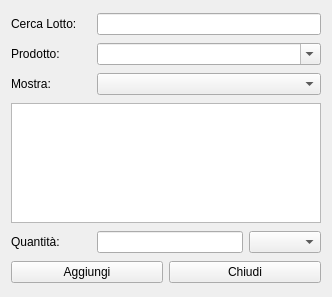
<?xml version="1.0" encoding="UTF-8"?>
<ui version="4.0">
 <class>HLastLots</class>
 <widget class="QWidget" name="HLastLots">
  <property name="windowModality">
   <enum>Qt::WindowModal</enum>
  </property>
  <property name="geometry">
   <rect>
    <x>0</x>
    <y>0</y>
    <width>332</width>
    <height>297</height>
   </rect>
  </property>
  <property name="windowTitle">
   <string>Aggiungi lotto fuori ricettta</string>
  </property>
  <layout class="QVBoxLayout" name="verticalLayout">
   <item>
    <layout class="QHBoxLayout" name="horizontalLayout_5">
     <item>
      <widget class="QLabel" name="label_4">
       <property name="minimumSize">
        <size>
         <width>80</width>
         <height>0</height>
        </size>
       </property>
       <property name="maximumSize">
        <size>
         <width>80</width>
         <height>16777215</height>
        </size>
       </property>
       <property name="text">
        <string>Cerca Lotto:</string>
       </property>
      </widget>
     </item>
     <item>
      <widget class="QLineEdit" name="leSearch">
       <property name="clearButtonEnabled">
        <bool>true</bool>
       </property>
      </widget>
     </item>
    </layout>
   </item>
   <item>
    <layout class="QHBoxLayout" name="horizontalLayout">
     <item>
      <widget class="QLabel" name="label_2">
       <property name="maximumSize">
        <size>
         <width>80</width>
         <height>16777215</height>
        </size>
       </property>
       <property name="text">
        <string>Prodotto:</string>
       </property>
      </widget>
     </item>
     <item>
      <widget class="QComboBox" name="cbProducts">
       <property name="editable">
        <bool>true</bool>
       </property>
      </widget>
     </item>
    </layout>
   </item>
   <item>
    <layout class="QHBoxLayout" name="horizontalLayout_3">
     <item>
      <widget class="QLabel" name="label">
       <property name="maximumSize">
        <size>
         <width>80</width>
         <height>16777215</height>
        </size>
       </property>
       <property name="text">
        <string>Mostra:</string>
       </property>
      </widget>
     </item>
     <item>
      <widget class="QComboBox" name="cbLastLots"/>
     </item>
    </layout>
   </item>
   <item>
    <widget class="QListView" name="lvLastLots">
     <property name="maximumSize">
      <size>
       <width>16777215</width>
       <height>120</height>
      </size>
     </property>
     <property name="font">
      <font>
       <pointsize>12</pointsize>
      </font>
     </property>
     <property name="editTriggers">
      <set>QAbstractItemView::NoEditTriggers</set>
     </property>
     <property name="alternatingRowColors">
      <bool>true</bool>
     </property>
     <property name="selectionBehavior">
      <enum>QAbstractItemView::SelectRows</enum>
     </property>
    </widget>
   </item>
   <item>
    <layout class="QHBoxLayout" name="horizontalLayout_4">
     <item>
      <widget class="QLabel" name="label_3">
       <property name="minimumSize">
        <size>
         <width>80</width>
         <height>0</height>
        </size>
       </property>
       <property name="maximumSize">
        <size>
         <width>80</width>
         <height>16777215</height>
        </size>
       </property>
       <property name="text">
        <string>Quantità:</string>
       </property>
      </widget>
     </item>
     <item>
      <widget class="QLineEdit" name="leQua"/>
     </item>
     <item>
      <widget class="QComboBox" name="cbUI"/>
     </item>
    </layout>
   </item>
   <item>
    <layout class="QHBoxLayout" name="horizontalLayout_2">
     <item>
      <widget class="QPushButton" name="pushButton">
       <property name="text">
        <string>Aggiungi</string>
       </property>
       <property name="icon">
        <iconset resource="icons.qrc">
         <normaloff>:/Resources/Accept64.png</normaloff>:/Resources/Accept64.png</iconset>
       </property>
      </widget>
     </item>
     <item>
      <widget class="QPushButton" name="pushButton_2">
       <property name="text">
        <string>Chiudi</string>
       </property>
       <property name="icon">
        <iconset resource="icons.qrc">
         <normaloff>:/Resources/Actions-window-close-icon.png</normaloff>:/Resources/Actions-window-close-icon.png</iconset>
       </property>
      </widget>
     </item>
    </layout>
   </item>
  </layout>
 </widget>
 <resources>
  <include location="icons.qrc"/>
 </resources>
 <connections/>
</ui>
